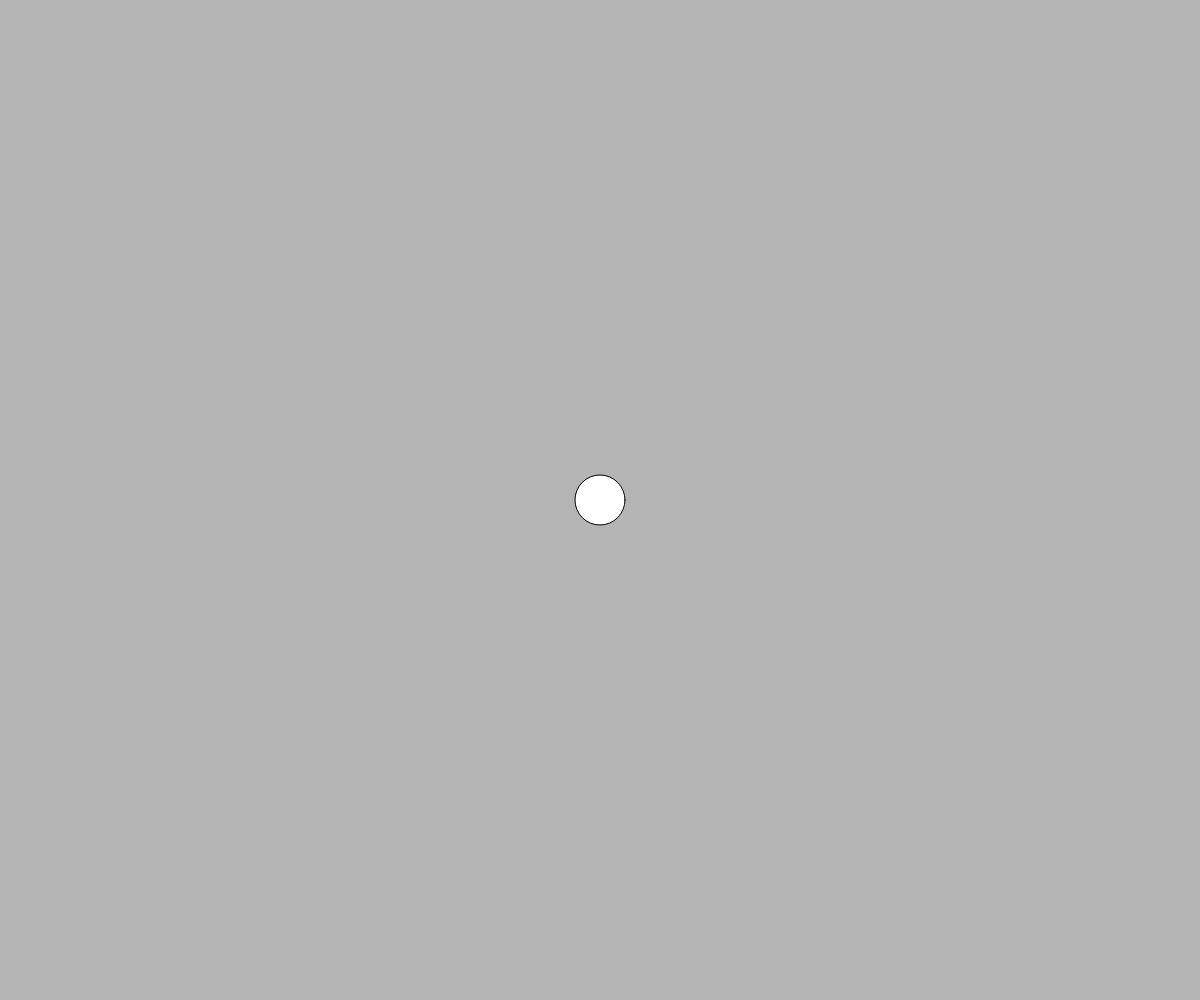
Frame 1 (no input)
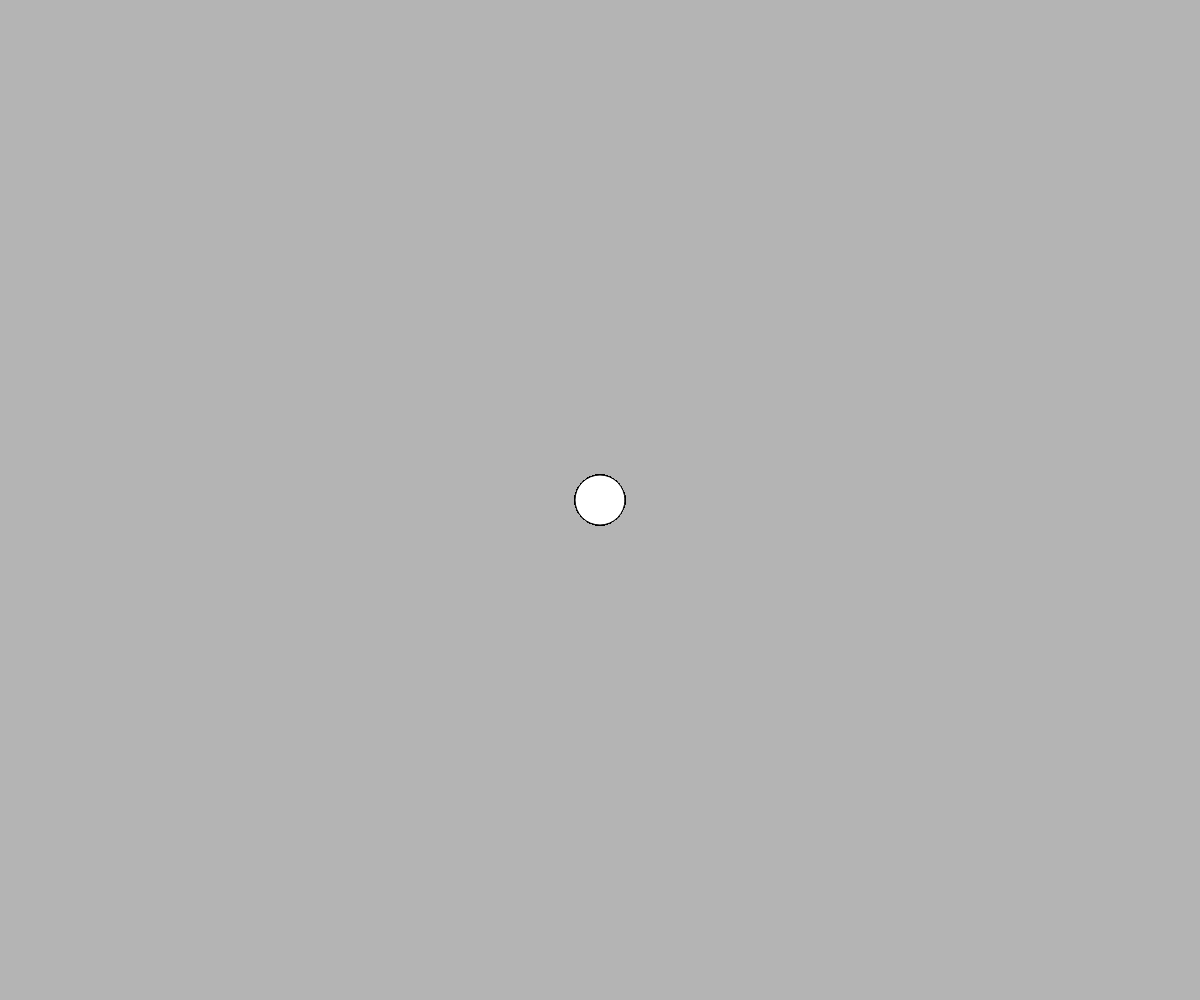
Frame 60 (no input)
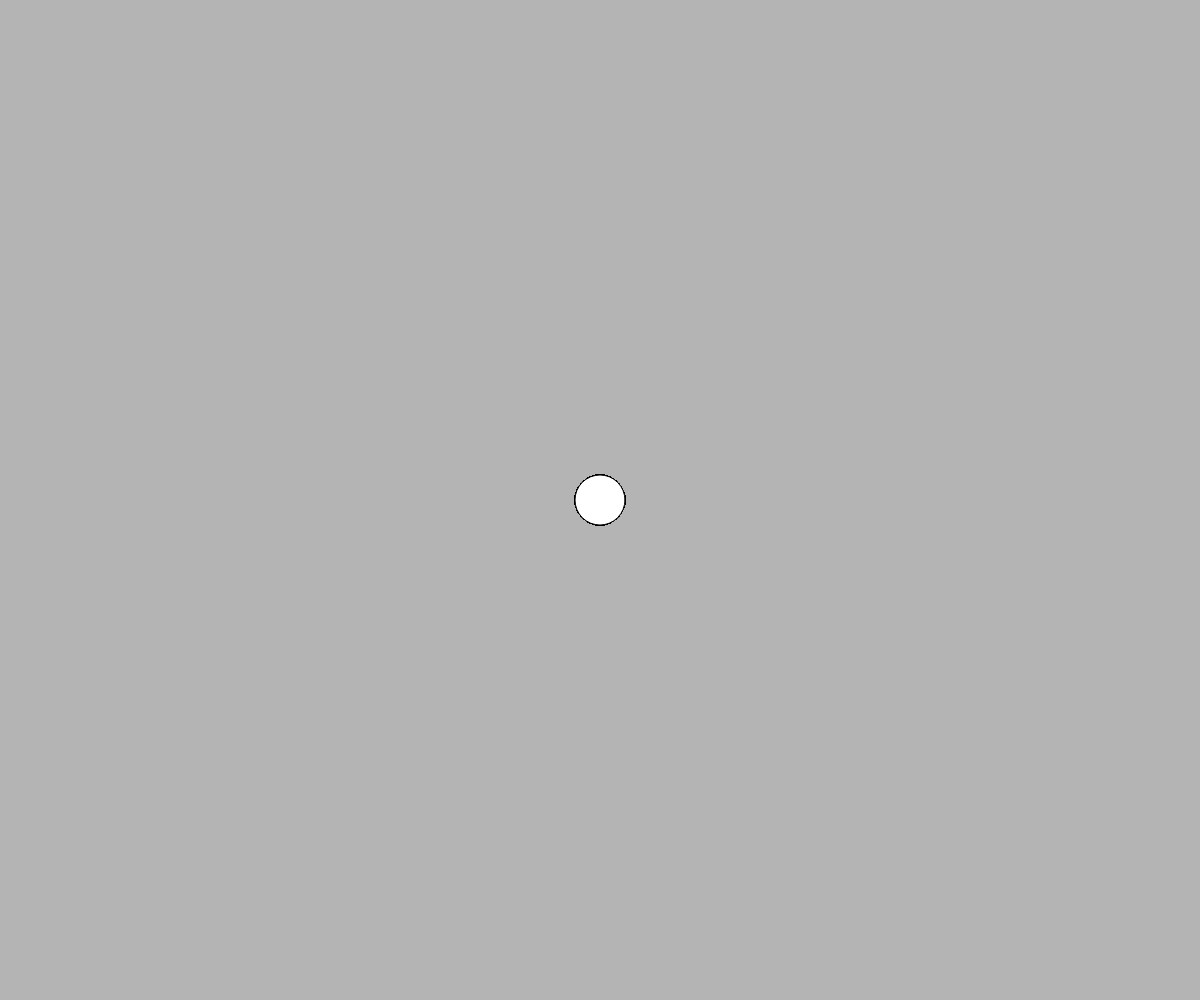
Frame 120 (the mouse pressed at the canvas centre since frame 60)

The p5.js sketch that drew these frames (run headless with seeded random() and noise() and a simulated clock; from frame 60 on, the mouse is pressed at the canvas centre):

// p5.js sketch
// ── sketch.js

function setup() {
  createCanvas(windowWidth, windowHeight);
  background(180);
}

function draw() {
  fill(255);
  ellipse(width*0.5, height*0.5, 50, 50);
}

function windowResized() {
  resizeCanvas(windowWidth, windowHeight) ;
  background(180);
}
